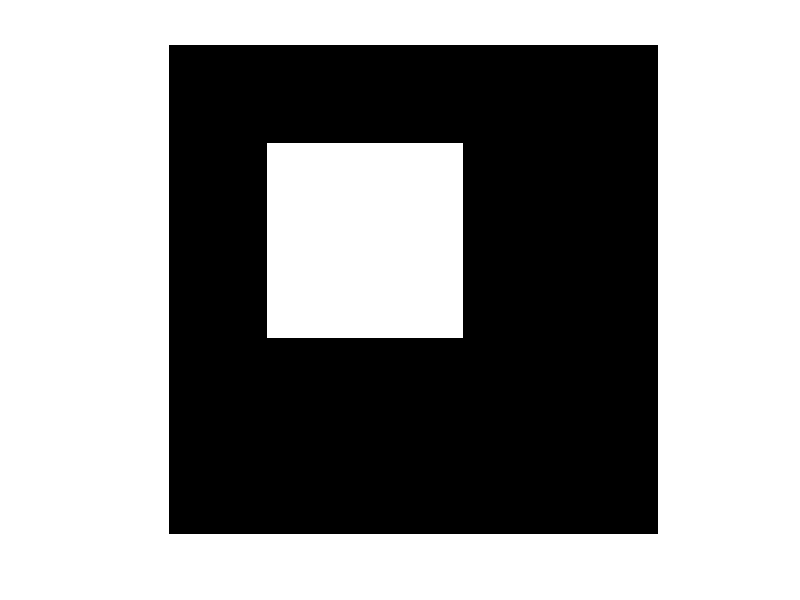

The MATLAB script that drew this image:
% By Charsi

clc
close all

rows = input('Enter number of rows\n');
columns = input('Enter number of columns\n');

matrix = zeros(rows, columns);

cntrX = rows/2;
cntrY = columns/2;
raduis = rows / 4;

for i = 1 : 1000
    for j = 1 : 1000
        if( abs((cntrX - i)) + abs((cntrY - j )) <= raduis )
            matrix(i, j) = 255;
        end
    end
end

imshow(matrix);